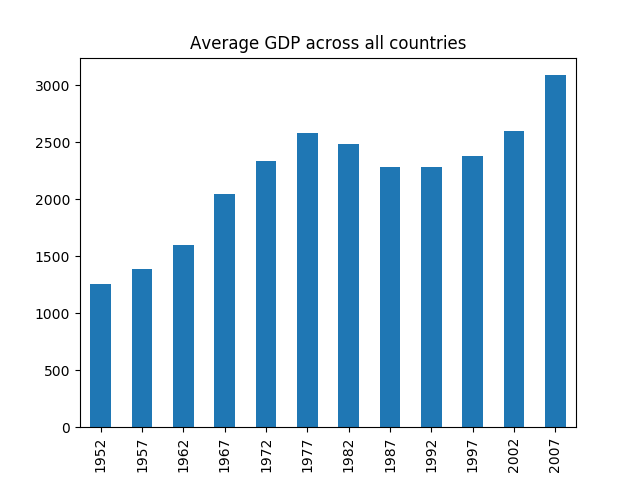

Python code for this plot:

# coding: utf-8

# In[6]:

import csv
import pandas as pd
from pandas import DataFrame, read_csv
import matplotlib
import matplotlib.pyplot as plt

df = pd.read_csv('C:/Users/liviag/Desktop/final-exercise/gapminder_gdp_americas.csv')
gdp = df.ix[:,'gdpPercap_1952':]
gdp = gdp.rename( columns=lambda x: int(x.lstrip('gdpPercap_')),inplace=False)
gdpmean = gdp.mean(axis=0)
#print(gdpmean)
plot=gdpmean.plot(x='Year',y='Average GDP', kind='bar', title='Average GDP across all countries')
fig = plot.get_figure()
fig.savefig('final.png')


# In[ ]:



